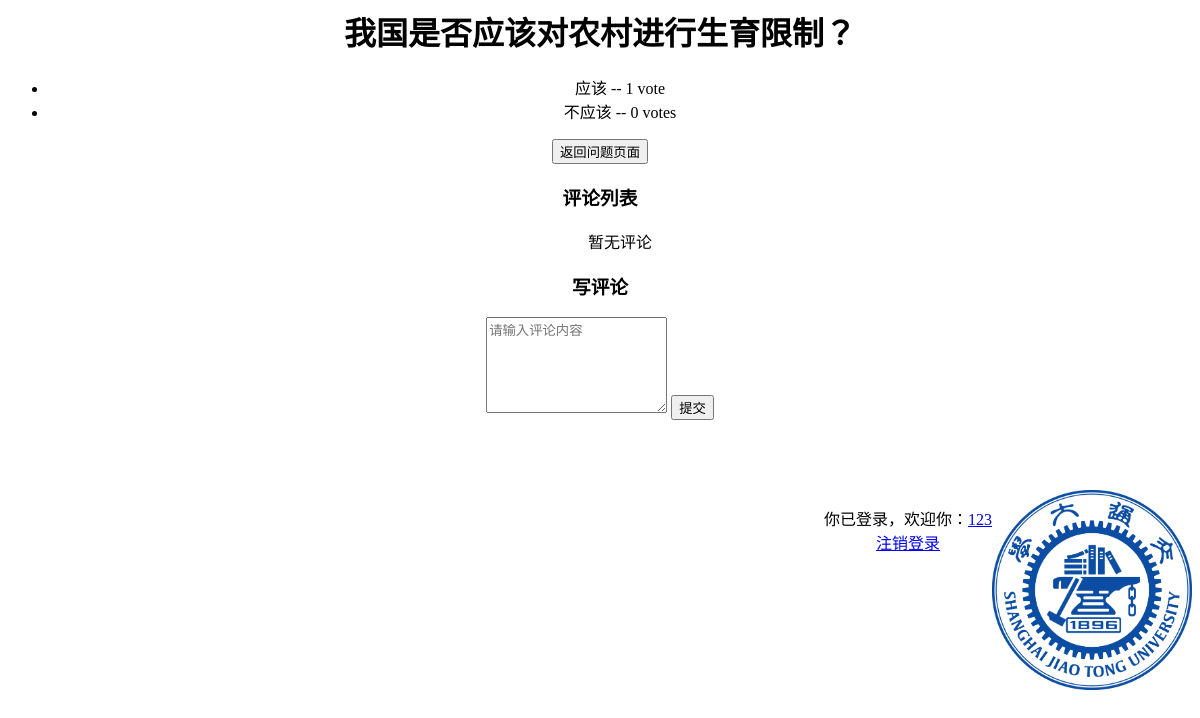
Page /polls/19/results/ (signed in) on the committed database.
### polls/models.py (models this page shows, shortened)
@python_2_unicode_compatible  # only if you need to support Python 2
class Question(models.Model):
    question_text = models.CharField(max_length=50)
    question_detail=models.CharField(max_length=500)
    pub_date = models.DateTimeField(default = timezone.now)
    questioner_name = models.CharField(max_length=50)
    question_appreciation=models.IntegerField(default=0)
    def was_published_recently(self):
        now = timezone.now()
        return now - datetime.timedelta(days=1) <= self.pub_date <= now
    was_published_recently.admin_order_field = 'pub_date'
    was_published_recently.boolean = True
    was_published_recently.short_description = 'Published recently?'

@python_2_unicode_compatible  # only if you need to support Python 2
class Choice(models.Model):
    question = models.ForeignKey(Question, on_delete=models.CASCADE)
    choice_text = models.CharField(max_length=200)
    votes = models.IntegerField(default=0)

### users/models.py (models this page shows)
class User(AbstractUser):
    nickname = models.CharField(max_length=50, blank=True)
    voted_questions = models.CharField(max_length=500, blank=True)
    liked_questions = models.CharField(max_length=500,blank=True)
    class Meta(AbstractUser.Meta):
        pass

### polls/views.py (the view)
# urls.py: url(r'^(?P<question_id>[0-9]+)/results/$', views.results, name='results'),
@login_required
def results(request, question_id):
    question = get_object_or_404(Question, pk=question_id)
    return render(request, 'polls/results.html', {'question': question})

### templates/polls/results.html (shortened to what this page needs)
<!DOCTYPE>
{% load comments %}
{% load static %}
<html>
<head>
<link rel="stylesheet" type="text/css" href="/static/style.css" />
</head>
<body>
<h1>{{ question.question_text }}</h1>
<ul>
{% for choice in question.choice_set.all %}
    <li>{{ choice.choice_text }} -- {{ choice.votes }} vote{{ choice.votes|pluralize }}</li>
{% endfor %}
</ul>
<a href="{% url 'polls:index' %}?next={{ request.path }}">
<button>返回问题页面</button>
</a>
</body>
<h3>评论列表</h3>
<ul>
    {% get_comment_list for question as comments %}
    {% for comment in comments %}
        <li>
        <p>{{ comment.user_name }} : {{ comment.comment }}
        </p>
        </li>
    {% empty %}
        <span>暂无评论</span>
    {% endfor %}
</ul>
<h3>写评论</h3>
{% get_comment_form for question as form %}
<form class="form-horizontal" action="{% comment_form_target %}" method="post" id="comment_form">
    <textarea rows="6" name="comment" placeholder="请输入评论内容" id="id_comment"></textarea>
    <input type="submit" name="submit" value="提交"/>
</form>
<br><br><br>
<img src="/static/sjtu.png" alt="SJTU" width="200" height="200" style="float:right;">
<div style="float:right;position:relative;right:00px;">
{% if user.is_authenticated %}
    <p>你已登录，欢迎你：<a href="#">{{ user.username }}</a>
    <a href="{% url 'logout' %}?next={{ request.path }}">
	<br>
	注销登录</a>
    </p>
	{% else %}
    <p>你还没有登录，请
    <a href="{% url 'login' %}?next={{ request.path }}">登录</a>
    或者
    <a href="{% url 'users:register' %}?next={{ request.path }}">注册</a>
    </p>
{% endif %}
</div>
</html>

### rows in the picture
Question: question_text "我国是否应该对农村进行生育限制？"
Choice: choice_text "应该", votes "1"
Choice: choice_text "不应该", votes "0"
User: username "123"
